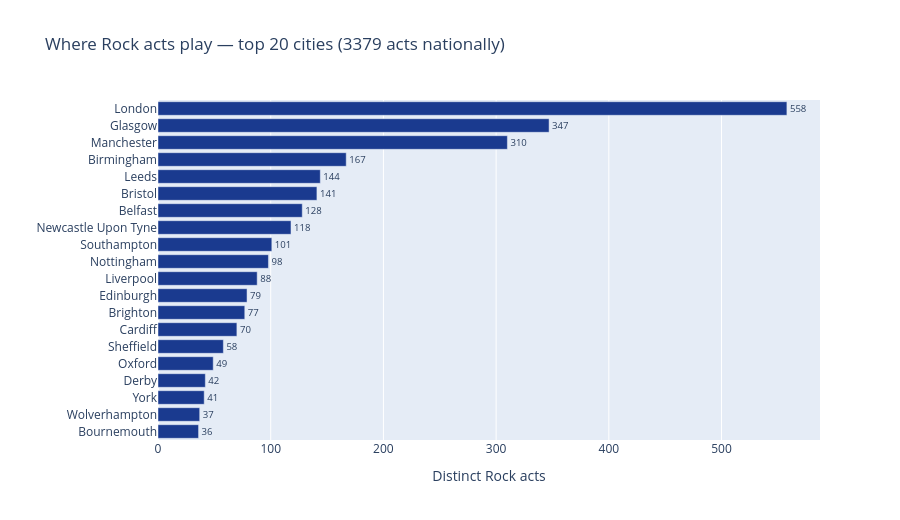

The notebook cell saved with this chart:
### Code cell
def plot_concentration(genre, top_n=20):
    g = local[local["genre"] == genre]
    d = (g.groupby("city").size()
           .sort_values(ascending=False)
           .head(top_n)
           .to_frame("acts")
           .reset_index())
    d["pct_of_national"] = (d["acts"] / len(g) * 100).round(1)
    d["cumulative"] = d["pct_of_national"].cumsum().round(1)

    fig = px.bar(
        d.sort_values("acts"),
        x="acts", y="city", orientation="h",
        text="acts",
        hover_data={"pct_of_national": ":.1f", "cumulative": ":.1f", "acts": False},
        labels={"acts": f"Distinct {genre} acts", "city": ""},
        title=f"Where {genre} acts play — top {top_n} cities ({len(g)} acts nationally)",
    )
fig.update_traces(marker_color="#1A3A8F", textposition="outside")
fig.update_xaxes(range=[0, d["acts"].max() * 1.12])
fig.update_layout(height=max(400, 26 * len(d)))
    return fig

plot_concentration("Rock").show()

### Figure 1 — Plotly figure (JSON) as saved in the notebook; plotly's stock layout.template omitted (floating-point values rounded to 4 significant figures)
{"data": [{"cliponaxis": false, "customdata": [[1.1, 79.7], [1.1, 78.6], [1.2, 77.5], [1.2, 76.3], [1.5, 75.1], [1.7, 73.6], [2.1, 71.9], [2.3, 69.8], [2.3, 67.5], [2.6, 65.2], [2.9, 62.6], [3.0, 59.7], [3.5, 56.7], [3.8, 53.2], [4.2, 49.4], [4.3, 45.2], [4.9, 40.9], [9.2, 36.0], [10.3, 26.8], [16.5, 16.5]], "hovertemplate": "=%{y}<br>pct_of_national=%{customdata[0]:.1f}<br>cumulative=%{customdata[1]:.1f}<extra></extra>", "legendgroup": "", "marker": {"color": "#1A3A8F", "pattern": {"shape": ""}}, "name": "", "orientation": "h", "showlegend": false, "text": [36.0, 37.0, 41.0, 42.0, 49.0, 58.0, 70.0, 77.0, 79.0, 88.0, 98.0, 101.0, 118.0, 128.0, 141.0, 144.0, 167.0, 310.0, 347.0, 558.0], "textposition": "outside", "type": "bar", "x": [36, 37, 41, 42, 49, 58, 70, 77, 79, 88, 98, 101, 118, 128, 141, 144, 167, 310, 347, 558], "xaxis": "x", "y": ["Bournemouth", "Wolverhampton", "York", "Derby", "Oxford", "Sheffield", "Cardiff", "Brighton", "Edinburgh", "Liverpool", "Nottingham", "Southampton", "Newcastle Upon Tyne", "Belfast", "Bristol", "Leeds", "Birmingham", "Manchester", "Glasgow", "London"], "yaxis": "y"}], "layout": {"barmode": "relative", "height": 520, "legend": {"tracegroupgap": 0}, "margin": {"r": 80}, "title": {"text": "Where Rock acts play — top 20 cities (3379 acts nationally)"}, "xaxis": {"anchor": "y", "domain": [0, 1], "title": {"text": "Distinct Rock acts"}}, "yaxis": {"anchor": "x", "domain": [0, 1], "title": {"text": ""}}}}
